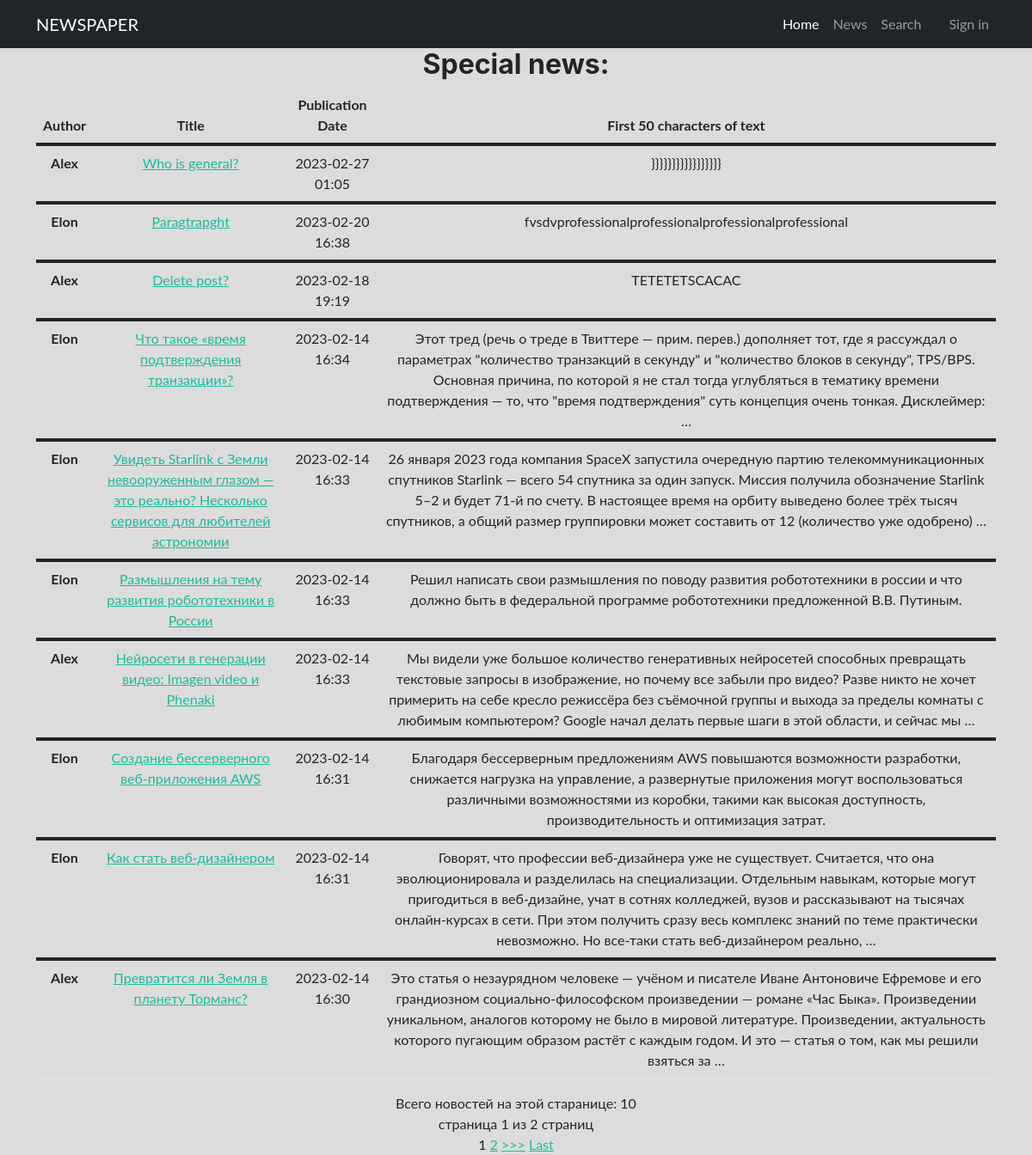
Page /news/ on the committed database.
### news/models.py (models this page shows, shortened)
class Post(models.Model):
    post_link_author = models.ForeignKey(Author, on_delete=models.CASCADE)
    news = 'N'
    articles = 'A'
    CATEGORY_CHOICES = [
        (news, 'Новости'),
        (articles, 'Статьи')
    ]
    categoryType = models.CharField(max_length=1,
                                    choices=CATEGORY_CHOICES,
                                    default=news)
    post_data = models.DateTimeField(auto_now_add=True)  # дата создания объекта
    post_link_category = models.ManyToManyField(Category, through='PostCategory')
    title = models.CharField(max_length=255)
    text = models.TextField()
    rating = models.FloatField(default=0)

class Author(models.Model):
    authors_link_user = models.OneToOneField(User, on_delete=models.CASCADE)
    author_rating = models.FloatField(default=0)
    def __str__(self):
        return self.authors_link_user.username.title()

### news/views.py (the view, shortened to what this page needs)
# urls.py: path('', PostList.as_view()),
class PostList(ListView):
    model = Post # модель Post
    template_name = 'news.html'
    context_object_name = 'news'
    queryset = Post.objects.order_by('-id')  # новости выводятся от старой до самой новой
    paginate_by = 10 # устанавливаем пагинацию на последние добавленные 10 новостей/статей
    form_class = PostForm

### news/templatetags/custom_filters.py (called while the page is built)
@register.filter(name='censor')
def censor(value, arg):
    for i in value.split():
        if i.lower() in ban_words:
            value = value.replace(i, arg)
    return value

### news/templatetags/perm_link_authors.py (called while the page is built)
@register.filter(name='has_group')
def has_group(user, group_name):
    return user.groups.filter(name=group_name).exists()

### templates/news.html (shortened to what this page needs)
{% extends 'flatpages/default.html' %}
{% load custom_filters %}
{% block content %}
<h2 align="center">Special news:</h2>
{% if news %}
<table class="table">
    <thead class="thead-dark" align="center">
      <tr>
        <th scope="col">Author</th>
        <th scope="col">Title</th>
        <th scope="col">Publication Date</th>
        <th scope="col">First 50 characters of text</th>
      </tr>
    </thead>
    {% for post in object_list %}
    <tbody align="center">
        <tr>
            <th scope="row">{{ post.post_link_author}}</th>
            <td><a href="{% url 'post' post.id %}">{{ post.title|censor:'*****' }}</a></td>
            <td>{{ post.post_data|date:'Y-m-d H:i' }}</td>
            <td>{{ post.text|truncatewords:50|censor:'*****'}}</td>
        </tr>
    </tbody>
        {% endfor %}
</table>
    {% if is_paginated %}
    <div align="center">
        Всего новостей на этой старанице: {{ news | length }}
        <br>
        страница {{ page_obj.number}} из {{ page_obj.paginator.num_pages }} страниц
        <br>
        {% for num in page_obj.paginator.page_range %}
            {% if page_obj.number == num %}
                <a>{{ num }}</a>
            {% elif num > page_obj.number|add:'-3' and num < page_obj.number|add:'3' %}
                <a href="?page={{ num }}">{{ num }}</a>
            {% endif %}
        {% endfor %}
        {% if page_obj.has_next %}
            <a href="?page={{ page_obj.next_page_number }}">>>></a>
            <a href="?page={{ page_obj.paginator.num_pages }}">Last</a>
        {% endif %}
    </div>
    {% endif%}
{% else %}
    <h1>Новостей нет</h1>
{% endif %}
{% endblock content %}

### templates/flatpages/default.html (shortened to what this page needs)
{% load static %}
{% load perm_link_authors %}
<!DOCTYPE html>
<html lang="en">
    <head>
        <link rel="stylesheet" href="{% static 'bootstrap/css/styles.css' %}">
    </head>
    <body style="background: rgba(189, 188, 188, 0.522)">
        <nav class="navbar navbar-expand-lg navbar-dark bg-dark">
            <div class="container">
                <a class="navbar-brand" href="/default">NEWSPAPER</a>
                <div class="collapse navbar-collapse" id="navbarSupportedContent">
                    <ul class="navbar-nav ms-auto mb-2 mb-lg-0">
                        <li class="nav-item"><a class="nav-link active" aria-current="page" href="/default">Home</a></li>
                        <li class="nav-item"><a class="nav-link" href="/news">News</a></li>
                        <li class="nav-item"><a class="nav-link" href="/news/search">Search</a></li>
                        <li class="nav-item"><a class="nav-link" href="/news/add"></a></li>
                        <li class="nav-item"><a class="nav-link" href="/">{% if request.user.is_authenticated %}
                            {{ request.user.username }}
                            {% else %}
                            Sign in
                        {% endif %}
                    </a></li>
                    </ul>
                </div>
            </div>
        </nav>
        <main class="page-content">
            <div class="container">
                    {% block content %}{% endblock content %}
            </div>
        </main>
    </body>
</html>

### rows in the picture
Post: post_link_author "Alex", title|censor "Who is general?", post_data "2023-02-27 01:05", text|censor "}}}}}}}}}}}}}}}}}"
Post: post_link_author "Elon", title|censor "Paragtrapght", post_data "2023-02-20 16:38", text|censor "fvsdvprofessionalprofessionalprofessionalprofessional"
Post: post_link_author "Alex", title|censor "Delete post?", post_data "2023-02-18 19:19", text|censor "TETETETSCACAC"
Post: post_link_author "Elon", title|censor "Что такое «время подтверждения транзакции»?", post_data "2023-02-14 16:34", text|censor "Этот тред (речь о треде в Твиттере — прим. перев.) дополняет тот, где я рассуждал о параметрах \"количество транзакций в секунду\" и \"количество блоков в секунду\", TPS/BPS. Основная причина, по которой я не стал тогда углубляться в тематику времени подтверждения — то, что \"время подтверждения\" суть концепция очень тонкая. Дисклеймер: …"
Post: post_link_author "Elon", title|censor "Увидеть Starlink с Земли невооруженным глазом — это реально? Несколько сервисов для любителей астрономии", post_data "2023-02-14 16:33", text|censor "26 января 2023 года компания SрасеХ запустила очередную партию телекоммуникационных спутников Starlink — всего 54 спутника за один запуск. Миссия получила обозначение Starlink 5–2 и будет 71-й по счету. В настоящее время на орбиту выведено более трёх тысяч спутников, а общий размер группировки может составить от 12 (количество уже одобрено) …"
Post: post_link_author "Elon", title|censor "Размышления на тему развития робототехники в России", post_data "2023-02-14 16:33", text|censor "Решил написать свои размышления по поводу развития робототехники в россии и что должно быть в федеральной программе робототехники предложенной В.В. Путиным."
Post: post_link_author "Alex", title|censor "Нейросети в генерации видео: Imagen video и Phenaki", post_data "2023-02-14 16:33", text|censor "Мы видели уже большое количество генеративных нейросетей способных превращать текстовые запросы в изображение, но почему все забыли про видео? Разве никто не хочет примерить на себе кресло режиссёра без съёмочной группы и выхода за пределы комнаты с любимым компьютером? Google начал делать первые шаги в этой области, и сейчас мы …"
Post: post_link_author "Elon", title|censor "Создание бессерверного веб-приложения AWS", post_data "2023-02-14 16:31", text|censor "Благодаря бессерверным предложениям AWS повышаются возможности разработки, снижается нагрузка на управление, а развернутые приложения могут воспользоваться различными возможностями из коробки, такими как высокая доступность, производительность и оптимизация затрат."
Post: post_link_author "Elon", title|censor "Как стать веб-дизайнером", post_data "2023-02-14 16:31", text|censor "Говорят, что профессии веб-дизайнера уже не существует. Считается, что она эволюционировала и разделилась на специализации. Отдельным навыкам, которые могут пригодиться в веб-дизайне, учат в сотнях колледжей, вузов и рассказывают на тысячах онлайн-курсах в сети. При этом получить сразу весь комплекс знаний по теме практически невозможно. Но все-таки стать веб-дизайнером реально, …"
Post: post_link_author "Alex", title|censor "Превратится ли Земля в планету Торманс?", post_data "2023-02-14 16:30", text|censor "Это статья о незаурядном человеке — учёном и писателе Иване Антоновиче Ефремове и его грандиозном социально‑философском произведении — романе «Час Быка». Произведении уникальном, аналогов которому не было в мировой литературе. Произведении, актуальность которого пугающим образом растёт с каждым годом. И это — статья о том, как мы решили взяться за …"

### other values in the picture
{{ news | length }} "10"
{{ page_obj.number }} "1"
{{ page_obj.paginator.num_pages }} "2"
{{ num }} "1"
{{ num }} "2"
